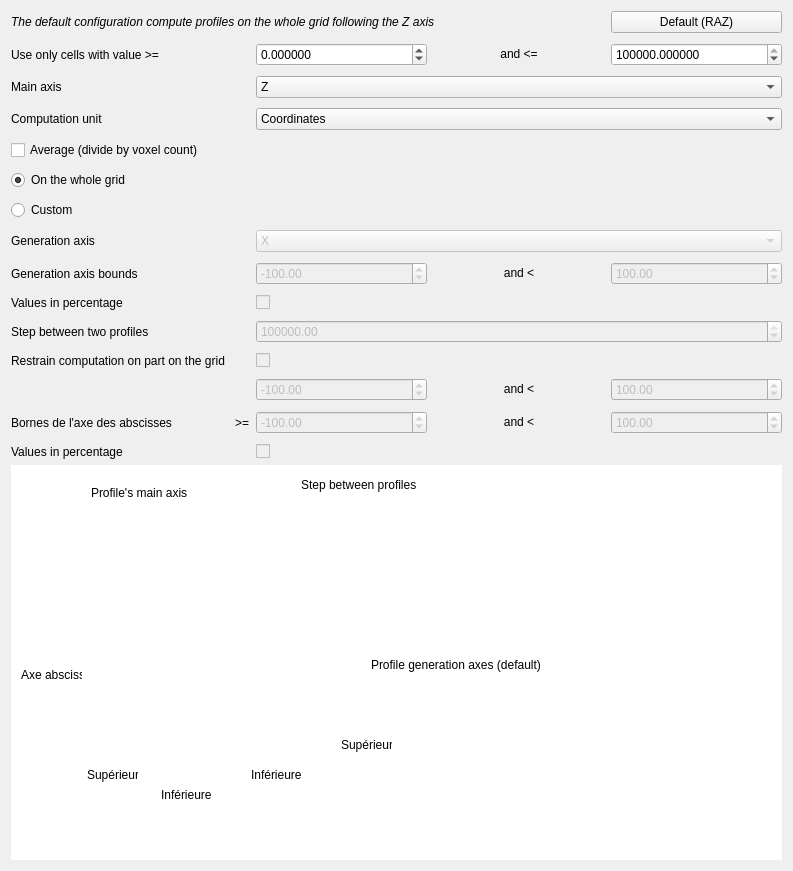
<?xml version="1.0" encoding="UTF-8"?>
<ui version="4.0">
 <class>ComputeProfilesConfiguration</class>
 <widget class="QWidget" name="ComputeProfilesConfiguration">
  <property name="geometry">
   <rect>
    <x>0</x>
    <y>0</y>
    <width>793</width>
    <height>871</height>
   </rect>
  </property>
  <property name="minimumSize">
   <size>
    <width>570</width>
    <height>650</height>
   </size>
  </property>
  <property name="maximumSize">
   <size>
    <width>1500</width>
    <height>1900</height>
   </size>
  </property>
  <property name="windowTitle">
   <string>Configuration de la génération de profils</string>
  </property>
  <layout class="QVBoxLayout" name="verticalLayout">
   <item>
    <layout class="QGridLayout" name="gridLayout" rowminimumheight="0,0,0,0,0,0,0,0,0,0,0,0,0,0,0,0,0,0,0,0,0,0,0,0,0">
     <property name="verticalSpacing">
      <number>10</number>
     </property>
     <item row="17" column="3">
      <widget class="QDoubleSpinBox" name="doubleSpinBoxMaxY">
       <property name="enabled">
        <bool>false</bool>
       </property>
       <property name="minimum">
        <double>-11000000.000000000000000</double>
       </property>
       <property name="maximum">
        <double>11000000.000000000000000</double>
       </property>
       <property name="value">
        <double>100.000000000000000</double>
       </property>
      </widget>
     </item>
     <item row="6" column="0" rowspan="4" colspan="4">
      <widget class="QRadioButton" name="radioButtonAllGrid">
       <property name="text">
        <string>On the whole grid</string>
       </property>
       <property name="checked">
        <bool>true</bool>
       </property>
       <attribute name="buttonGroup">
        <string notr="true">buttonGroup</string>
       </attribute>
      </widget>
     </item>
     <item row="18" column="3">
      <widget class="QDoubleSpinBox" name="doubleSpinBoxMaxX">
       <property name="enabled">
        <bool>false</bool>
       </property>
       <property name="minimum">
        <double>-11000000.000000000000000</double>
       </property>
       <property name="maximum">
        <double>11000000.000000000000000</double>
       </property>
       <property name="value">
        <double>100.000000000000000</double>
       </property>
      </widget>
     </item>
     <item row="17" column="0">
      <widget class="QLabel" name="label_9">
       <property name="text">
        <string/>
       </property>
      </widget>
     </item>
     <item row="13" column="0">
      <widget class="QLabel" name="label_10">
       <property name="text">
        <string>Generation axis bounds</string>
       </property>
      </widget>
     </item>
     <item row="1" column="0">
      <widget class="QLabel" name="label_3">
       <property name="text">
        <string>Use only cells with value &gt;=</string>
       </property>
      </widget>
     </item>
     <item row="18" column="2">
      <widget class="QLabel" name="label_22">
       <property name="text">
        <string>and &lt;</string>
       </property>
       <property name="alignment">
        <set>Qt::AlignCenter</set>
       </property>
      </widget>
     </item>
     <item row="5" column="0">
      <widget class="QCheckBox" name="checkBoxAveraged">
       <property name="enabled">
        <bool>true</bool>
       </property>
       <property name="text">
        <string>Average (divide by voxel count)</string>
       </property>
      </widget>
     </item>
     <item row="0" column="0" colspan="3">
      <widget class="QLabel" name="label_8">
       <property name="text">
        <string>&lt;html&gt;&lt;head/&gt;&lt;body&gt;&lt;p&gt;&lt;span style=&quot; font-style:italic;&quot;&gt;The default configuration compute profiles on the whole grid following the Z axis&lt;/span&gt;&lt;/p&gt;&lt;/body&gt;&lt;/html&gt;</string>
       </property>
      </widget>
     </item>
     <item row="16" column="0">
      <widget class="QLabel" name="label_24">
       <property name="text">
        <string>Restrain computation on part on the grid</string>
       </property>
      </widget>
     </item>
     <item row="1" column="1">
      <widget class="QDoubleSpinBox" name="doubleSpinBoxMinValue">
       <property name="decimals">
        <number>6</number>
       </property>
       <property name="minimum">
        <double>-999999.000000000000000</double>
       </property>
       <property name="maximum">
        <double>999999.000000000000000</double>
       </property>
      </widget>
     </item>
     <item row="14" column="1" colspan="3">
      <widget class="QCheckBox" name="checkBoxZValuesInPourcent">
       <property name="enabled">
        <bool>false</bool>
       </property>
       <property name="text">
        <string/>
       </property>
      </widget>
     </item>
     <item row="17" column="2">
      <widget class="QLabel" name="label_12">
       <property name="text">
        <string>and &lt;</string>
       </property>
       <property name="alignment">
        <set>Qt::AlignCenter</set>
       </property>
      </widget>
     </item>
     <item row="17" column="1">
      <widget class="QDoubleSpinBox" name="doubleSpinBoxMinY">
       <property name="enabled">
        <bool>false</bool>
       </property>
       <property name="minimum">
        <double>-11000000.000000000000000</double>
       </property>
       <property name="maximum">
        <double>11000000.000000000000000</double>
       </property>
       <property name="value">
        <double>-100.000000000000000</double>
       </property>
      </widget>
     </item>
     <item row="18" column="1">
      <widget class="QDoubleSpinBox" name="doubleSpinBoxMinX">
       <property name="enabled">
        <bool>false</bool>
       </property>
       <property name="minimum">
        <double>-11000000.000000000000000</double>
       </property>
       <property name="maximum">
        <double>11000000.000000000000000</double>
       </property>
       <property name="value">
        <double>-100.000000000000000</double>
       </property>
      </widget>
     </item>
     <item row="13" column="1">
      <widget class="QDoubleSpinBox" name="doubleSpinBoxMinZ">
       <property name="enabled">
        <bool>false</bool>
       </property>
       <property name="minimum">
        <double>-11000000.000000000000000</double>
       </property>
       <property name="maximum">
        <double>11000000.000000000000000</double>
       </property>
       <property name="value">
        <double>-100.000000000000000</double>
       </property>
      </widget>
     </item>
     <item row="4" column="1" colspan="3">
      <widget class="QComboBox" name="comboBoxUnitType">
       <property name="currentText">
        <string>Coordinates</string>
       </property>
       <property name="currentIndex">
        <number>0</number>
       </property>
       <item>
        <property name="text">
         <string>Coordinates</string>
        </property>
       </item>
       <item>
        <property name="text">
         <string>Voxel</string>
        </property>
       </item>
      </widget>
     </item>
     <item row="4" column="0">
      <widget class="QLabel" name="label_21">
       <property name="text">
        <string>Computation unit</string>
       </property>
      </widget>
     </item>
     <item row="13" column="3">
      <widget class="QDoubleSpinBox" name="doubleSpinBoxMaxZ">
       <property name="enabled">
        <bool>false</bool>
       </property>
       <property name="minimum">
        <double>-11000000.000000000000000</double>
       </property>
       <property name="maximum">
        <double>11000000.000000000000000</double>
       </property>
       <property name="value">
        <double>100.000000000000000</double>
       </property>
      </widget>
     </item>
     <item row="14" column="0">
      <widget class="QLabel" name="label_25">
       <property name="text">
        <string>Values in percentage</string>
       </property>
      </widget>
     </item>
     <item row="13" column="2">
      <widget class="QLabel" name="label_6">
       <property name="text">
        <string>and &lt;</string>
       </property>
       <property name="alignment">
        <set>Qt::AlignCenter</set>
       </property>
      </widget>
     </item>
     <item row="15" column="0">
      <widget class="QLabel" name="label_7">
       <property name="text">
        <string>Step between two profiles</string>
       </property>
      </widget>
     </item>
     <item row="19" column="1" rowspan="6" colspan="3">
      <widget class="QCheckBox" name="checkBoxXYValuesInPourcent">
       <property name="enabled">
        <bool>false</bool>
       </property>
       <property name="text">
        <string/>
       </property>
      </widget>
     </item>
     <item row="18" column="0">
      <widget class="QLabel" name="label_11">
       <property name="text">
        <string>Bornes de l'axe des abscisses                   &gt;=</string>
       </property>
      </widget>
     </item>
     <item row="0" column="3">
      <widget class="QPushButton" name="pushButtonDefaultConfiguration">
       <property name="text">
        <string>Default (RAZ)</string>
       </property>
      </widget>
     </item>
     <item row="1" column="2">
      <widget class="QLabel" name="label_4">
       <property name="text">
        <string>and &lt;=</string>
       </property>
       <property name="alignment">
        <set>Qt::AlignCenter</set>
       </property>
      </widget>
     </item>
     <item row="1" column="3">
      <widget class="QDoubleSpinBox" name="doubleSpinBoxMaxValue">
       <property name="decimals">
        <number>6</number>
       </property>
       <property name="minimum">
        <double>-999999.000000000000000</double>
       </property>
       <property name="maximum">
        <double>999999.000000000000000</double>
       </property>
       <property name="value">
        <double>999999.000000000000000</double>
       </property>
      </widget>
     </item>
     <item row="16" column="1" colspan="3">
      <widget class="QCheckBox" name="checkBoxPersonalized">
       <property name="enabled">
        <bool>false</bool>
       </property>
       <property name="layoutDirection">
        <enum>Qt::LeftToRight</enum>
       </property>
       <property name="text">
        <string/>
       </property>
      </widget>
     </item>
     <item row="10" column="0">
      <widget class="QRadioButton" name="radioButtonPersonalized">
       <property name="text">
        <string>Custom</string>
       </property>
       <attribute name="buttonGroup">
        <string notr="true">buttonGroup</string>
       </attribute>
      </widget>
     </item>
     <item row="15" column="1" colspan="3">
      <widget class="QDoubleSpinBox" name="doubleSpinBoxGenStep">
       <property name="enabled">
        <bool>false</bool>
       </property>
       <property name="minimum">
        <double>1.000000000000000</double>
       </property>
       <property name="maximum">
        <double>999999.000000000000000</double>
       </property>
       <property name="value">
        <double>999999.000000000000000</double>
       </property>
      </widget>
     </item>
     <item row="19" column="0" rowspan="6">
      <widget class="QLabel" name="label_23">
       <property name="text">
        <string>Values in percentage</string>
       </property>
      </widget>
     </item>
     <item row="2" column="0" rowspan="2">
      <widget class="QLabel" name="label_2">
       <property name="text">
        <string>Main axis</string>
       </property>
      </widget>
     </item>
     <item row="2" column="1" rowspan="2" colspan="3">
      <widget class="QComboBox" name="comboBoxOrdonnee">
       <property name="currentIndex">
        <number>2</number>
       </property>
       <item>
        <property name="text">
         <string>X</string>
        </property>
       </item>
       <item>
        <property name="text">
         <string>Y</string>
        </property>
       </item>
       <item>
        <property name="text">
         <string>Z</string>
        </property>
       </item>
      </widget>
     </item>
     <item row="11" column="0" rowspan="2">
      <widget class="QLabel" name="label_5">
       <property name="text">
        <string>Generation axis</string>
       </property>
      </widget>
     </item>
     <item row="11" column="1" rowspan="2" colspan="3">
      <widget class="QComboBox" name="comboBoxGen">
       <property name="enabled">
        <bool>false</bool>
       </property>
       <item>
        <property name="text">
         <string>X</string>
        </property>
       </item>
       <item>
        <property name="text">
         <string>Y</string>
        </property>
       </item>
      </widget>
     </item>
    </layout>
   </item>
   <item>
    <widget class="QWidget" name="widget" native="true">
     <property name="styleSheet">
      <string notr="true">background-color: rgb(255, 255, 255);</string>
     </property>
     <widget class="QLabel" name="label">
      <property name="geometry">
       <rect>
        <x>20</x>
        <y>30</y>
        <width>400</width>
        <height>301</height>
       </rect>
      </property>
      <property name="maximumSize">
       <size>
        <width>400</width>
        <height>500</height>
       </size>
      </property>
      <property name="text">
       <string/>
      </property>
      <property name="pixmap">
       <pixmap resource="../resources.qrc">:/resources/computeprofiles.png</pixmap>
      </property>
      <property name="scaledContents">
       <bool>true</bool>
      </property>
     </widget>
     <widget class="QLabel" name="label_13">
      <property name="geometry">
       <rect>
        <x>80</x>
        <y>20</y>
        <width>181</width>
        <height>16</height>
       </rect>
      </property>
      <property name="styleSheet">
       <string notr="true">background-color: rgb(255, 255, 255);</string>
      </property>
      <property name="text">
       <string>Profile's main axis</string>
      </property>
     </widget>
     <widget class="QLabel" name="label_14">
      <property name="geometry">
       <rect>
        <x>360</x>
        <y>190</y>
        <width>211</width>
        <height>20</height>
       </rect>
      </property>
      <property name="styleSheet">
       <string notr="true">background-color: rgb(255, 255, 255);</string>
      </property>
      <property name="text">
       <string>Profile generation axes (default)</string>
      </property>
     </widget>
     <widget class="QLabel" name="label_15">
      <property name="geometry">
       <rect>
        <x>10</x>
        <y>200</y>
        <width>61</width>
        <height>20</height>
       </rect>
      </property>
      <property name="styleSheet">
       <string notr="true">background-color: rgb(255, 255, 255);</string>
      </property>
      <property name="text">
       <string>Axe abscisses</string>
      </property>
     </widget>
     <widget class="QLabel" name="label_16">
      <property name="geometry">
       <rect>
        <x>150</x>
        <y>320</y>
        <width>51</width>
        <height>20</height>
       </rect>
      </property>
      <property name="text">
       <string>Inférieure</string>
      </property>
     </widget>
     <widget class="QLabel" name="label_17">
      <property name="geometry">
       <rect>
        <x>76</x>
        <y>300</y>
        <width>51</width>
        <height>20</height>
       </rect>
      </property>
      <property name="text">
       <string>Supérieure</string>
      </property>
     </widget>
     <widget class="QLabel" name="label_18">
      <property name="geometry">
       <rect>
        <x>240</x>
        <y>300</y>
        <width>51</width>
        <height>20</height>
       </rect>
      </property>
      <property name="text">
       <string>Inférieure</string>
      </property>
     </widget>
     <widget class="QLabel" name="label_19">
      <property name="geometry">
       <rect>
        <x>330</x>
        <y>270</y>
        <width>51</width>
        <height>20</height>
       </rect>
      </property>
      <property name="text">
       <string>Supérieure</string>
      </property>
     </widget>
     <widget class="QLabel" name="label_20">
      <property name="geometry">
       <rect>
        <x>290</x>
        <y>10</y>
        <width>131</width>
        <height>20</height>
       </rect>
      </property>
      <property name="text">
       <string>Step between profiles</string>
      </property>
     </widget>
    </widget>
   </item>
  </layout>
 </widget>
 <resources>
  <include location="../resources.qrc"/>
 </resources>
 <connections/>
 <buttongroups>
  <buttongroup name="buttonGroup"/>
 </buttongroups>
</ui>
